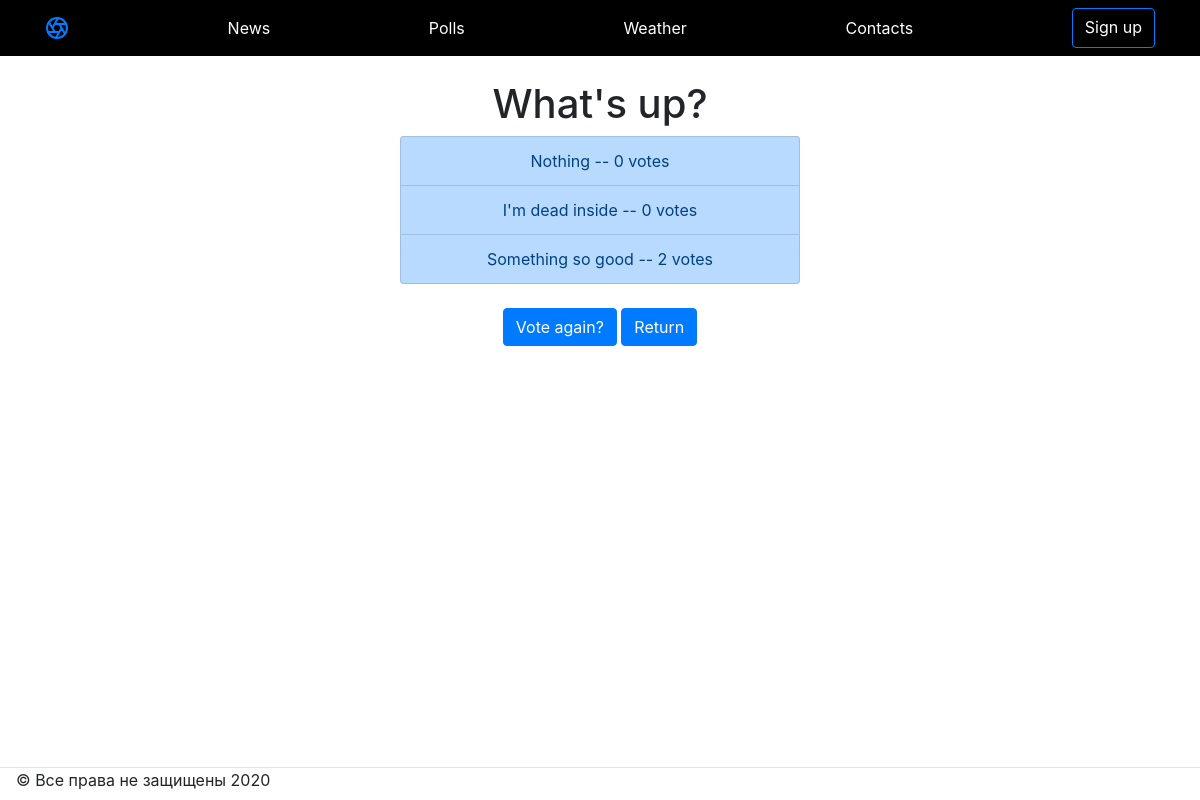
The page /polls/2/results/ on the database as committed earlier.
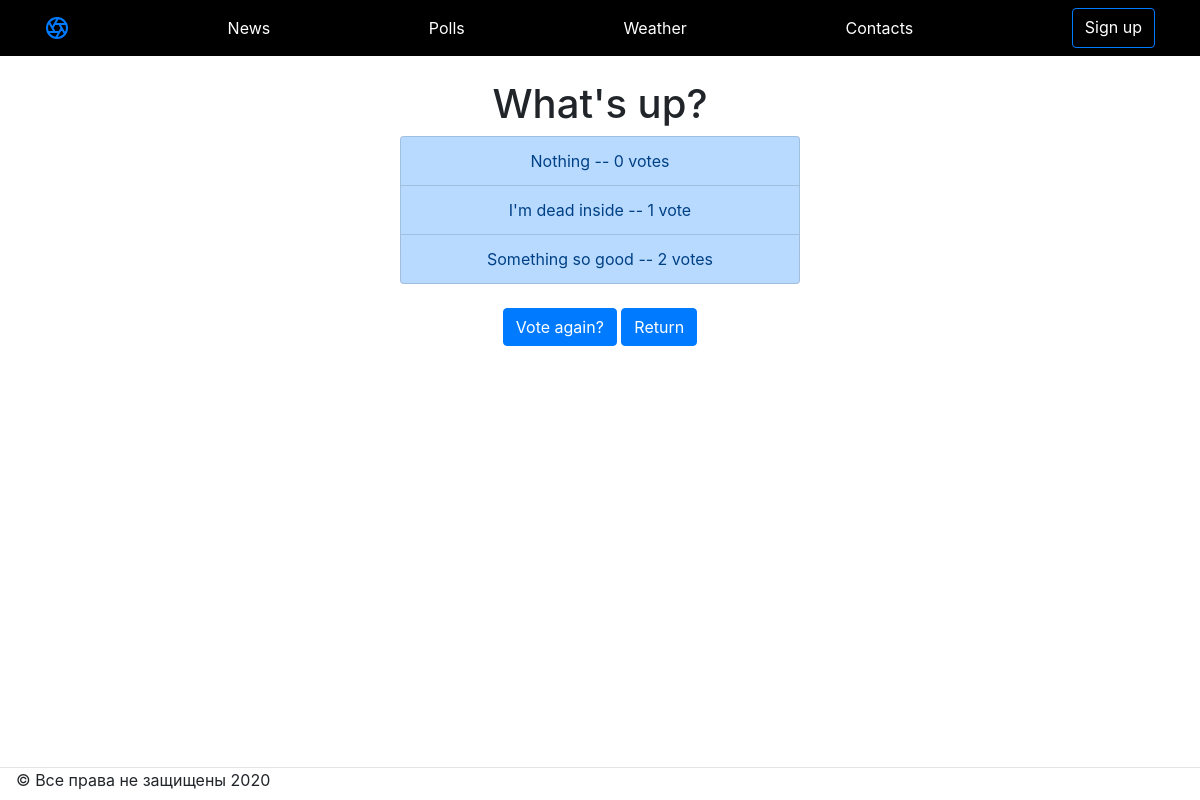
The same page on the database as committed later.
### polls/models.py (models this page shows, shortened)
class Question(models.Model):
    question_text = models.CharField(max_length=200)
    pub_date = models.DateTimeField('date published')
    all_votes = models.IntegerField(default=0)
    def was_published_recently(self):
        now = timezone.now()
        return now - datetime.timedelta(days=1) <= self.pub_date <= now
    was_published_recently.admin_order_field = 'pub_date'
    was_published_recently.boolean = True
    was_published_recently.short_description = 'Published recently?'

class Choice(models.Model):
    question = models.ForeignKey(Question, on_delete=models.CASCADE)
    choice_text = models.CharField(max_length=200)
    votes = models.IntegerField(default=0)

### polls/views.py (the view)
# urls.py: path('<int:pk>/results/', views.ResultsView.as_view(), name='results'),
class ResultsView(generic.DetailView):
    model = Question
    template_name = 'polls/results.html'

### polls/templates/polls/results.html
{% extends "main_wrapper.html" %}
{% block content %}
<div class="container" align="center"><h1>{{ question.question_text }}</h1></div>
<div class="container" align="center">
    <div class="rounded" style="width:400px">
    {% for choice in question.choice_set.all %}
        <li class="list-group-item list-group-item-primary">{{ choice.choice_text }} -- {{ choice.votes }} vote{{ choice.votes|pluralize }}</li>
    {% endfor %}
    </div>
    <div class="container" align="center">
        <br>
        <a href="{% url 'polls:detail' question.id %}" class="btn btn-primary">Vote again?</a>
        <a href="{% url 'polls:index' %}" class="btn btn-primary">Return</a>
    </div>
</div>
{% endblock %}

### weather/templates/main_wrapper.html (shortened to what this page needs)
<!DOCTYPE html>
<html lang="en">
<head>
  {% load static %}
  <link rel="stylesheet" href="{% static 'css/bootstrap.min.css' %}" type="text/css">
</head>
<body>
<nav class="site-header sticky-top py-2" style="background-color: black">
  <div class="container d-flex flex-column flex-md-row justify-content-between">
    <a class="py-2" href="/" aria-label="Product">
    </a>
    <a class="py-2 d-none d-md-inline-block" style="color:white" href="/news">News</a>
    <a class="py-2 d-none d-md-inline-block" style="color:white" href="/polls">Polls</a>
    <a class="py-2 d-none d-md-inline-block" style="color:white" href="/weather">Weather</a>
    <a class="py-2 d-none d-md-inline-block" style="color:white" href="/contacts">Contacts</a>
    <a class="btn btn-outline-primary" style="color:white" href="#">Sign up</a>
  </div>
</nav>
<br>
{% block content %}
{% endblock %}
<hr class="navbar fixed-bottom navbar-expand-sm">
<nav class="navbar fixed-bottom navbar-expand-sm" id="mn">&copy; Все права не защищены 2020</nav>
</body>
</html>

Rows that differ between the two databases and show on the page:
changed Choice "I'm dead inside": votes "0" → "1"
